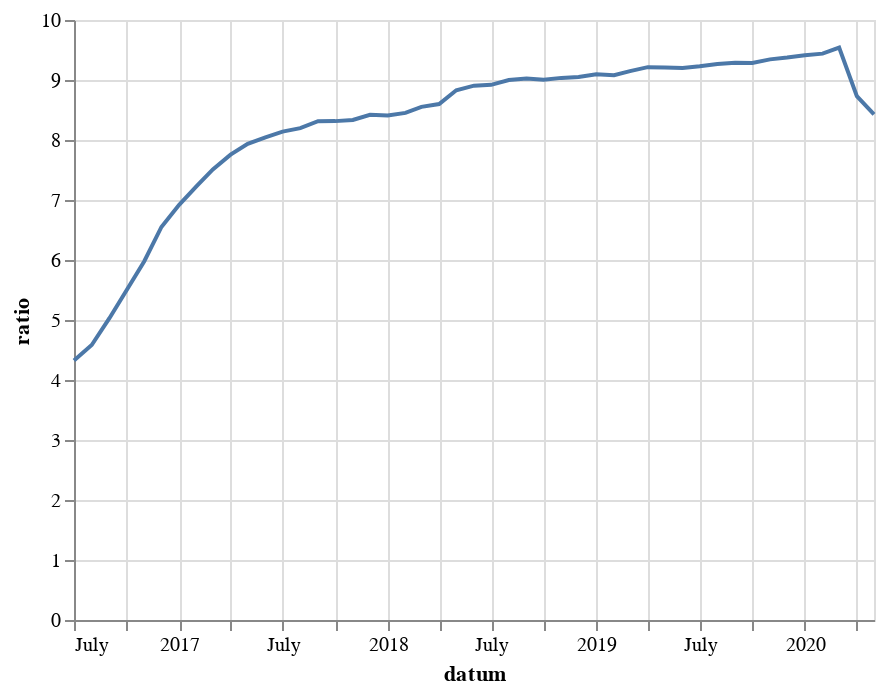

Source (notebook cell):
### Code cell
alt.Chart(lk_data).mark_line().encode(
    x='datum',
    y="ratio"
)
